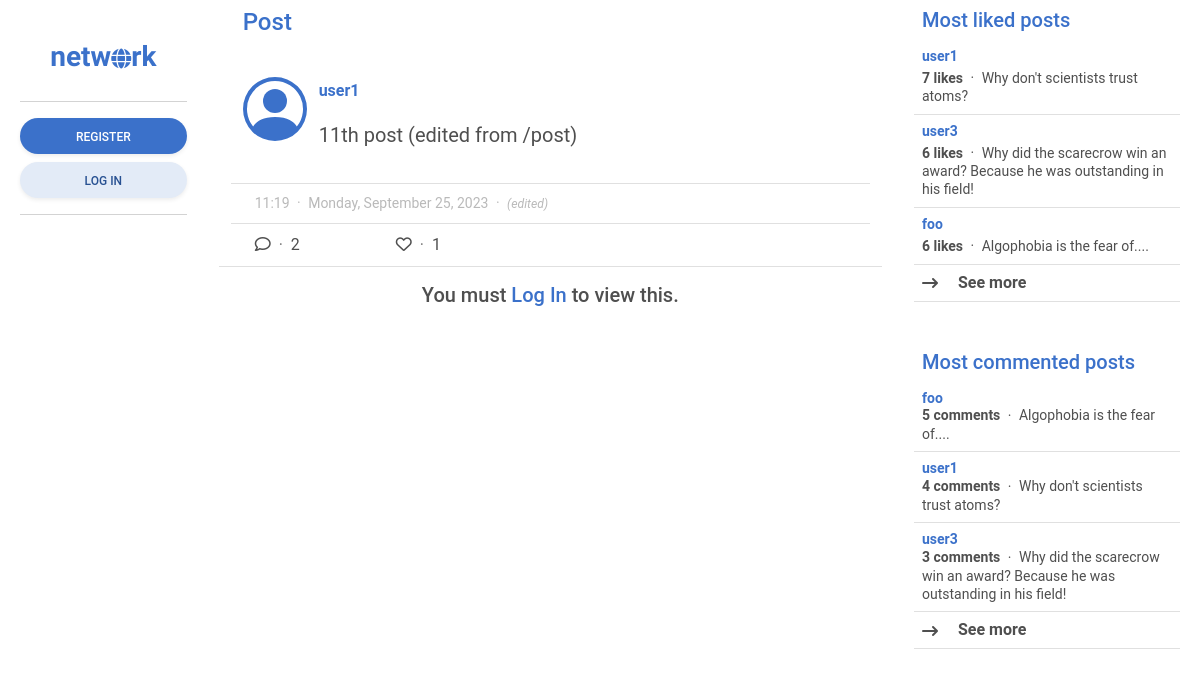
/post/11, run on the app's committed database.
### network/models.py (models this page shows, shortened)
class Post(models.Model):
    content = models.CharField(max_length=255)
    poster = models.ForeignKey(User, on_delete=models.CASCADE, related_name="posts")
    likers = models.ManyToManyField(User, blank=True, related_name="likes")
    date_posted = models.DateTimeField(auto_now_add=True)
    edited = models.BooleanField(default=False)
    def most_liked_posts():
        posts = Post.objects.annotate(likes_count=Count('likers'))
        return posts.order_by('-likes_count')
    def most_commented_posts():
        posts = Post.objects.annotate(comment_count=Count('comments'))
        return posts.order_by('-comment_count')
    class Meta:
        ordering = ["-date_posted"]

class User(AbstractUser):
    pass
    date_joined = models.DateTimeField(auto_now_add=True)
    following = models.ManyToManyField("self", blank=True, related_name="followers", symmetrical=False)
    def most_followed_users():
        users = User.objects.annotate(follower_count=Count('followers'))
        return users.order_by('-follower_count')

### network/views.py (the view, shortened to what this page needs)
# urls.py: path("post/<int:id>", views.post, name="post"),
def post(request, id):
    most_followed_users = User.most_followed_users()
    most_liked_posts = Post.most_liked_posts()
    most_commented_posts = Post.most_commented_posts()
    post = Post.objects.get(pk=id)
    post_comments = post.comments.all()
    return render(request, "network/post.html", {
        "post": post,
        "post_comments": post_comments,
        "most_followed_users": most_followed_users,
        "most_liked_posts": most_liked_posts,
        "most_commented_posts": most_commented_posts,
    })

### network/templates/network/post.html (shortened to what this page needs)
{% extends "network/layout.html" %}
{% block sidebar_left %}
    {% include "network/sidebar_left.html" %}
{% endblock %}
{% block main %}
    <div class="h4 mb-0 pb-4 pt-2 px-4 text-primary sticky-top transparan">
        Post
    </div>
    <div class="container border-bottom" id="post_id_{{ post.id }}">
        <div class="px-4 pt-3 border-bottom">
            <div class="row">
                <div class="col-auto p-0">
                    <a href="{% url 'profile' user=post.poster.username %}">
                    </a>
                </div>
                <div class="col align-self-center">
                    <div>
                        <a href="{% url 'profile' user=post.poster.username %}" class="fw-bold text-decoration-none align-middle">
                            {{ post.poster.username }}
                        </a>
                    </div>
                    <div class="py-3 blockquote" id="og_{{post.id}}">{{ post.content }}</div>
                </div>
            </div>
        </div>
        <div class="border-bottom py-2 px-4">
            <div class="small text-muted opacity-50">
                {{ post.date_posted.time|date:"h:i"}}
                <span class="mx-1 align-self-center">&#183;</span>
                {{post.date_posted.date|date:"l, F j, Y"}}
                <span class="mx-1 align-self-center">&#183;</span>
                <span class="small align-self-center fst-italic" id="editedStatus_{{ post.id }}">
                    {% if post.edited %}
                    (edited)
                    {% endif %}
                </span>
            </div>
        </div>
        <div class="px-4 py-2 d-flex justify-content-start align-items-center">
            <div class="pe-5" role="button" data-mdb-toggle="modal" data-mdb-target="#comment_modal_{{ post.id }}">
                <i class="fa-regular fa-comment"></i>
                <span class="mx-1 text-muted">&#183;</span>
                {% if post.comments.count %}
                {{ post.comments.count }}
                {% else %}
                0
                {% endif %}
            </div>
            <div class="px-5">
                <span id="likes_button_{{ post.id }}" role="button" onclick="likePost({{ post.id }})">
                    <i
                    {% if user.is_authenticated %}
                        {% if user in post.likers.all %}
                        class="fa-solid fa-heart text-danger"
                        {% endif %}
                    class="fa-regular fa-heart"
                    {% else %}
                    class="fa-regular fa-heart" role="button" data-mdb-toggle="modal" data-mdb-target="#like_post_{{ post.id }}" {% endif %}>
                    </i>
                </span>
                <span class="mx-1 text-muted">&#183;</span>
                <span role="button" data-mdb-toggle="modal" data-mdb-target="#likers_modal_{{ post.id }}" id="likes_number_{{ post.id }}">
                    {% if post.likers.count %}
                    {{ post.likers.count }}
                    {% else %}
                    0
                    {% endif %}
                </span>
            </div>
        </div>
    </div>
    <div class="container px-0 pb-4">
        {% include "network/comments.html" with comments=post.comments.all %}
    </div>
{% endblock %}
{% block sidebar_right %}
    {% include "network/sidebar_right.html" %}
{% endblock %}

### network/templates/network/sidebar_right.html (shortened to what this page needs)
<div class="mb-5 lh-sm">
    <div class="h5 px-2 text-primary sticky-top transparan">Most liked posts</div>
    <div class="list-group list-group-light list-group-small">
        {% for post in most_liked_posts|slice:":3" %}
        <div class="post p-2 border-bottom small">
            <a href="{% url 'post' id=post.id %}" class="text-body text-decoration-none align-middle">
                <div class="text-primary fw-bold mb-1">{{ post.poster.username }}</div>
                <span class="fw-bold">{{ post.likers.count }} likes</span>
                <span class="mx-1 align-middle">&#183;</span>
                <span>{{post.content}}</span>
            </a>
        </div>
        {% endfor %}
        <div class="fw-bold post p-2 border-bottom" role="button" data-mdb-toggle="modal" data-mdb-target="#most_liked_posts">
            <i class="align-middle me-3 fa-solid fa-arrow-right-long"></i>
            See more
        </div>
    </div>
</div>
<div class="lh-sm">
    <div class="h5 px-2 text-primary">Most commented posts</div>
    <div class="list-group list-group-light list-group-small">
        {% for post in most_commented_posts|slice:":3" %}
        <div class="post p-2 border-bottom small">
            <a href="{% url 'post' id=post.id %}" class="text-body text-decoration-none align-middle">
                <div class="text-primary fw-bold">{{ post.poster.username }}</div>
                <span class="fw-bold">{{ post.comments.count }} comments</span>
                <span class="mx-1 align-middle">&#183;</span>
                {{ post.content }}
            </a>
        </div>
        {% endfor %}
        <div class="fw-bold post p-2 border-bottom" role="button" data-mdb-toggle="modal" data-mdb-target="#most_commented_posts">
            <i class="align-middle me-3 fa-solid fa-arrow-right-long"></i>
            See more
        </div>
    </div>
</div>

### network/static/network/styles.css (style rules this page uses)
.transparan { background: rgba(255, 255, 255, 0.75); backdrop-filter: blur(2px); }

### data on the page
Post: poster.username "user1", content "11th post (edited from /post)", date_posted.time "11:19", date_posted "Monday, September 25, 2023", comments.count "2", likers.count "1"
Post: poster.username "user1", likers.count "7", content "Why don't scientists trust atoms?", comments.count "4"
Post: poster.username "user3", likers.count "6", content "Why did the scarecrow win an award? Because he was outstanding in his field!", comments.count "3"
Post: poster.username "foo", likers.count "6", content "Algophobia is the fear of....", comments.count "5"
